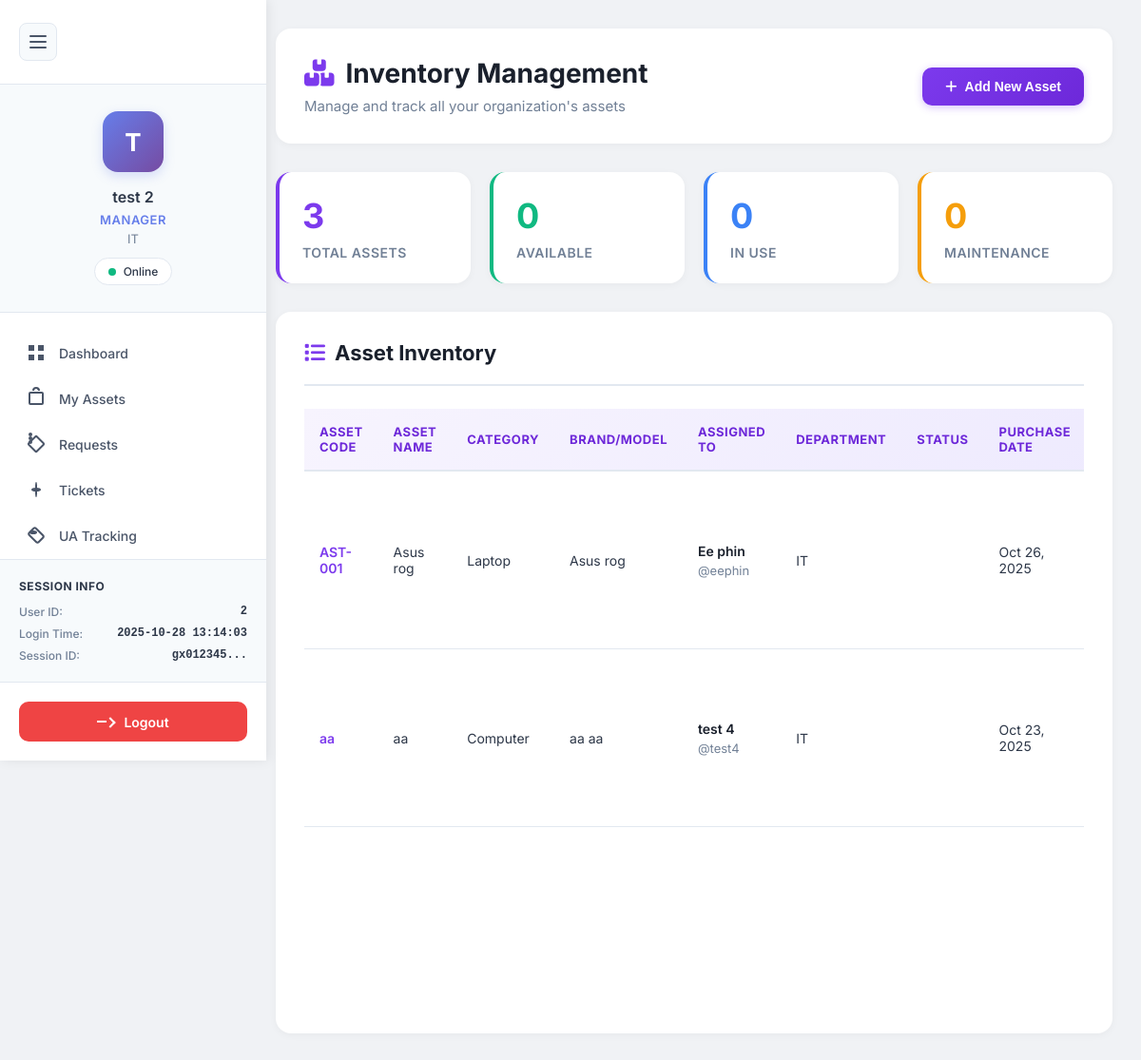
Page /public/asset.php (signed in) on the committed database.
### tables this page shows
CREATE TABLE `assets` (
  `id` int(11) NOT NULL,
  `asset_name` varchar(255) NOT NULL,
  `asset_code` varchar(100) NOT NULL,
  `category` varchar(100) DEFAULT NULL,
  `brand` varchar(100) DEFAULT NULL,
  `model` varchar(100) DEFAULT NULL,
  `serial_number` varchar(255) DEFAULT NULL,
  `purchase_date` date DEFAULT NULL,
  `purchase_cost` decimal(10,2) DEFAULT NULL,
  `supplier` varchar(255) DEFAULT NULL,
  `warranty_expiry` date DEFAULT NULL,
  `last_maintenance_date` date DEFAULT NULL,
  `location` varchar(255) DEFAULT NULL,
  `department` varchar(100) DEFAULT NULL,
  `status` enum('available','in_use','maintenance','retired') DEFAULT 'available',
  `description` text DEFAULT NULL,
  `assigned_to` int(11) DEFAULT NULL,
  `created_by` int(11) DEFAULT NULL,
  `created_at` timestamp NOT NULL DEFAULT current_timestamp(),
  `updated_at` timestamp NOT NULL DEFAULT current_timestamp() ON UPDATE current_timestamp()
);

CREATE TABLE `users` (
  `user_id` int(11) NOT NULL,
  `first_name` varchar(100) DEFAULT NULL,
  `last_name` varchar(100) DEFAULT NULL,
  `email` varchar(255) NOT NULL,
  `username` varchar(100) NOT NULL,
  `password_hash` varchar(255) DEFAULT NULL,
  `temp_password` varchar(255) DEFAULT NULL,
  `phone` varchar(20) DEFAULT NULL,
  `department` varchar(100) DEFAULT NULL,
  `role` enum('admin','manager','employee') DEFAULT NULL,
  `employee_id` varchar(50) DEFAULT NULL,
  `is_active` tinyint(1) DEFAULT 1,
  `is_verified` tinyint(1) DEFAULT 0,
  `force_password_reset` tinyint(1) DEFAULT 0,
  `created_at` timestamp NOT NULL DEFAULT current_timestamp(),
  `updated_at` timestamp NOT NULL DEFAULT current_timestamp() ON UPDATE current_timestamp(),
  `last_login` timestamp NULL DEFAULT NULL,
  `verified_at` timestamp NULL DEFAULT NULL,
  `verified_by` int(11) DEFAULT NULL,
  `rejected_at` timestamp NULL DEFAULT NULL,
  `rejected_by` int(11) DEFAULT NULL,
  `rejection_reason` text DEFAULT NULL,
  `last_ip` varchar(45) DEFAULT NULL,
  `last_device_sn` varchar(255) DEFAULT NULL,
  `last_login_at` datetime DEFAULT NULL,
  `password_reset_token` varchar(64) DEFAULT NULL,
  `password_reset_expiry` datetime DEFAULT NULL,
  `must_change_password` tinyint(1) DEFAULT 0,
  `password_changed_at` datetime DEFAULT NULL,
  `created_by` int(11) DEFAULT NULL
);

### public/asset.php (the view, shortened to what this page needs)
<?php
include("../auth/config/database.php");
$assets = [];
try {
    $query = "SELECT a.*,
              u.username as created_by_name,
              assigned_user.user_id as assigned_user_id,
              assigned_user.username as assigned_username,
              CONCAT(assigned_user.first_name, ' ', assigned_user.last_name) as assigned_user_name
              FROM assets a
              LEFT JOIN users u ON a.created_by = u.user_id
              LEFT JOIN users assigned_user ON a.assigned_to = assigned_user.user_id
              ORDER BY a.created_at DESC";
    $result = $pdo->query($query);
    $assets = $result->fetchAll(PDO::FETCH_ASSOC);
} catch (PDOException $e) {
    $error_message = "Error fetching assets: " . $e->getMessage();
}
$total_assets = count($assets);
$available_assets = 0;
$in_use_assets = 0;
$maintenance_assets = 0;
?>
<!DOCTYPE html>
<html lang="en">
<head>
    <link rel="stylesheet" href="https://cdnjs.cloudflare.com/ajax/libs/font-awesome/6.4.0/css/all.min.css">
    <link rel="stylesheet" href="../auth/inc/navigation.css">
</head>
<body>
    <?php include("../auth/inc/sidebar.php"); ?>
    <div class="container" id="mainContainer">
        <div class="header">
            <div class="header-content">
                <h1><i class="fas fa-boxes"></i> Inventory Management</h1>
                <p>Manage and track all your organization's assets</p>
            </div>
            <button class="btn btn-primary" id="toggleFormBtn">
                <i class="fas fa-plus"></i> Add New Asset
            </button>
        </div>
        <div class="stats-grid">
            <div class="stat-card">
                <div class="stat-number"><?php echo $total_assets; ?></div>
                <div class="stat-label">Total Assets</div>
            </div>
            <div class="stat-card available">
                <div class="stat-number"><?php echo $available_assets; ?></div>
                <div class="stat-label">Available</div>
            </div>
            <div class="stat-card in-use">
                <div class="stat-number"><?php echo $in_use_assets; ?></div>
                <div class="stat-label">In Use</div>
            </div>
            <div class="stat-card maintenance">
                <div class="stat-number"><?php echo $maintenance_assets; ?></div>
                <div class="stat-label">Maintenance</div>
            </div>
        </div>
        <div class="section">
            <div class="section-header">
                <h2><i class="fas fa-list"></i> Asset Inventory</h2>
            </div>
            <?php if (empty($assets)): ?>
            <div class="empty-state">
                <div class="empty-state-icon">📦</div>
                <h3>No Assets Found</h3>
                <p>No assets found in inventory. Add your first asset to get started!</p>
            </div>
            <?php else: ?>
            <div class="table-container">
                <table class="table">
                    <thead>
                        <tr>
                            <th>Asset Code</th>
                            <th>Asset Name</th>
                            <th>Category</th>
                            <th>Brand/Model</th>
                            <th>Assigned To</th>
                            <th>Department</th>
                            <th>Status</th>
                            <th>Purchase Date</th>
                        </tr>
                    </thead>
                    <tbody>
                        <?php foreach ($assets as $asset): ?>
                        <tr>
                            <td>
                                <a href="assetDetails.php?id=<?php echo $asset['id']; ?>" class="asset-code-link">
                                    <?php echo htmlspecialchars($asset['asset_code']); ?>
                                </a>
                            </td>
                            <td><?php echo htmlspecialchars($asset['asset_name']); ?></td>
                            <td><?php echo htmlspecialchars($asset['category']); ?></td>
                            <td>
                                <?php
                                $brandModel = trim($asset['brand'] . ' ' . $asset['model']);
                                echo htmlspecialchars($brandModel ?: '-');
                                ?>
                            </td>
                            <td>
                                <?php if ($asset['assigned_user_id']): ?>
                                    <div class="user-info">
                                        <span class="user-name"><?php echo htmlspecialchars($asset['assigned_user_name']); ?></span>
                                        <span class="user-email">@<?php echo htmlspecialchars($asset['assigned_username']); ?></span>
                                    </div>
                                <?php else: ?>
                                    <span class="unassigned">Unassigned</span>
                                <?php endif; ?>
                            </td>
                            <td><?php echo htmlspecialchars($asset['department'] ?: '-'); ?></td>
                            <td>
                                <span class="status-badge status-<?php echo strtolower(str_replace(' ', '-', $asset['status'])); ?>">
                                </span>
                            </td>
                            <td><?php echo $asset['purchase_date'] ? date('M j, Y', strtotime($asset['purchase_date'])) : '-'; ?></td>
                        </tr>
                        <?php endforeach; ?>
                    </tbody>
                </table>
            </div>
            <?php endif; ?>
        </div>
    </div>
</body>
</html>

### auth/inc/navigation.css (style rules this page uses)
* { margin: 0; padding: 0; box-sizing: border-box; }
body { font-family: 'Inter', -apple-system, BlinkMacSystemFont, 'Segoe UI', Roboto, 'Helvetica Neue', sans-serif; background: #f0f2f5; color: #1a202c; }

### public/asset.php (style rules this page uses)
* { margin: 0; padding: 0; box-sizing: border-box; }
body { font-family: 'Inter', -apple-system, BlinkMacSystemFont, 'Segoe UI', Roboto, sans-serif; background: #f8f9fc; color: #2d3748; min-height: 100vh; }
.container { margin-left: 260px; padding: 30px; transition: margin-left 0.3s ease; min-height: 100vh; }
.header { background: white; border-radius: 16px; padding: 30px; margin-bottom: 30px; box-shadow: 0 2px 8px rgba(0, 0, 0, 0.04); display: flex; justify-content: space-between; align-items: center; flex-wrap: wrap; gap: 20px; }
.header-content h1 { font-size: 28px; font-weight: 700; color: #1a202c; margin-bottom: 8px; display: flex; align-items: center; gap: 12px; }
.header-content h1 i { color: #7c3aed; }
.header-content p { color: #718096; font-size: 15px; }
.stats-grid { display: grid; grid-template-columns: repeat(auto-fit, minmax(200px, 1fr)); gap: 20px; margin-bottom: 30px; }
.stat-card { background: white; border-radius: 16px; padding: 24px; box-shadow: 0 2px 8px rgba(0, 0, 0, 0.04); transition: all 0.3s; border-left: 4px solid #7c3aed; }
.stat-card.available { border-left-color: #10b981; }
.stat-card.in-use { border-left-color: #3b82f6; }
.stat-card.maintenance { border-left-color: #f59e0b; }
.stat-number { font-size: 36px; font-weight: 700; margin-bottom: 8px; color: #7c3aed; }
.stat-card.available .stat-number { color: #10b981; }
.stat-card.in-use .stat-number { color: #3b82f6; }
.stat-card.maintenance .stat-number { color: #f59e0b; }
.stat-label { color: #718096; font-size: 14px; font-weight: 600; text-transform: uppercase; letter-spacing: 0.5px; }
.section { background: white; border-radius: 16px; padding: 30px; margin-bottom: 30px; box-shadow: 0 2px 8px rgba(0, 0, 0, 0.04); }
.section-header { margin-bottom: 24px; padding-bottom: 20px; border-bottom: 2px solid #e2e8f0; display: flex; justify-content: space-between; align-items: center; flex-wrap: wrap; gap: 15px; }
.section-header h2 { font-size: 22px; font-weight: 700; color: #1a202c; display: flex; align-items: center; gap: 10px; }
.section-header h2 i { color: #7c3aed; }
.btn { padding: 12px 24px; border: none; border-radius: 10px; font-size: 14px; font-weight: 600; cursor: pointer; transition: all 0.3s; display: inline-flex; align-items: center; gap: 8px; text-decoration: none; }
.btn-primary { background: linear-gradient(135deg, #7c3aed 0%, #6d28d9 100%); color: white; box-shadow: 0 2px 8px rgba(124, 58, 237, 0.3); }
.table-container { overflow-x: auto; }
.table { width: 100%; border-collapse: collapse; }
.table thead { background: linear-gradient(135deg, #f7f4fe 0%, #ede9fe 100%); }
.table thead th { padding: 16px; text-align: left; font-weight: 700; font-size: 13px; color: #6d28d9; text-transform: uppercase; letter-spacing: 0.5px; border-bottom: 2px solid #e2e8f0; }
.table tbody tr { border-bottom: 1px solid #e2e8f0; transition: all 0.2s; }
.table tbody td { padding: 16px; font-size: 14px; color: #2d3748; }
.asset-code-link { color: #7c3aed; text-decoration: none; font-weight: 600; transition: all 0.2s; }
.user-info { display: flex; flex-direction: column; gap: 4px; }
.user-name { font-weight: 600; color: #1a202c; }
.user-email { font-size: 13px; color: #718096; }
.status-badge { display: inline-block; padding: 6px 12px; border-radius: 20px; font-size: 12px; font-weight: 700; text-transform: uppercase; letter-spacing: 0.3px; }

### rows in the picture
assets: asset_code "AST-001", asset_name "Asus rog", category "Laptop", brand+model "Asus rog", assigned_user_name "Ee phin", assigned_to.username "eephin", department "IT", purchase_date "Oct 26, 2025"
assets: asset_code "aa", asset_name "aa", category "Computer", brand+model "aa aa", assigned_user_name "test 4", assigned_to.username "test4", department "IT", purchase_date "Oct 23, 2025"

### other values in the picture
$user_initial "T"
$user_name "test 2"
$role "MANAGER"
$department "IT"
$_SESSION['user_id'] "2"
$login_time "2025-10-28 13:14:03"
substr(session_id(), 0, 8) "gx012345"
$total_assets "3"
$available_assets "0"
$in_use_assets "0"
$maintenance_assets "0"
